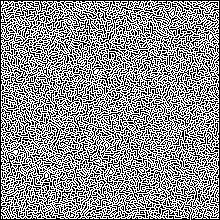
#> input picture Maze/Maze220x220.png, 220 x 220 px
$ python 'Test Navigator.py'
#> lines starting #> are read from the running program, lines starting #| are printed output that depends on the picture; after the words box and inside, x2 and y2 are one past the last pixel; in counts of white or black regions, pixels touching at a corner belong together
#Import all libraries we will use
import random
import numpy as np
import cv2
from time import process_time

png_input = "Maze220x220"
image = cv2.imread(png_input+".png")
#> image is the input picture: shape (220, 220, 3); 55.9% white; black in thin lines or dots
size = len(image)
#> size = 220
path = []

linked_dict={}

def pathfinder(location):
    while linked_dict[location]:
        image[linked_dict[location][0]][linked_dict[location][1]][1] = 0
        image[linked_dict[location][0]][linked_dict[location][1]][2] = 0
        location = linked_dict[location]
    return

def bfs(location, path):
    # generates a linked list using dictionaries of parents and ending once the exit is found
    # then back tracing from the exit to the start
    linked_dict[location] = []
    location = (location[0]+1, location[1])
    linked_dict[location] = (location[0]-1, location[1])
    queue = [location]
    while location[0] < size-1:
        adjacent = [(location[0], location[1] - 1),(location[0] + 1, location[1]),(location[0], location[1] + 1),(location[0] - 1, location[1])]
        for i in adjacent:
            if i[0] < size and i[1] < size:
                if i not in linked_dict and image[i[0]][i[1]][0] == 255 :
                    queue.append(i)
                    linked_dict[i] = location
        queue.pop(0)
        location = queue[0]

    pathfinder(location)

    return []

def draw(path):
    for i in path:
        image[i[0]][i[1]][1] = 0
        image[i[0]][i[1]][2] = 0
    return

def dfs(location, path):
    seen = {location: [(location[0]+1,location[1])]}
    path = [location]
    while location[0] < size-1:
        if location in seen:
            if len(seen[location]) > 0:
                if location != path[-1]:
                    path.append(location)
                location = seen[location].pop(0)
                path.append(location)
            else:
                location = path.pop()
        else:
            adjacent = [(location[0], location[1] - 1),(location[0] + 1, location[1]),(location[0], location[1] + 1),(location[0] - 1, location[1])]
            valid = []
            for i in adjacent:
                if i[0] < size and i[1] < size:
                    if i not in seen and image[i[0]][i[1]][0] == 255:
                        valid.append(i)
            seen[location] = valid.copy()

    return path

def start(image):
    for i in range(len(image[1])):
        if image[0][i][0] == 255:
            return i

def main():
    global path
    location = (0,start(image)) #y,x
    print(location)

    #path = dfs(location, path)
    #draw(path)

    bfs(location, path)

    cv2.imwrite(png_input+"Solve.png",image)
    print(process_time())

main()
#> in main, `location = (0,start(image))`: location = (0, 150)
#| (0, 150)
#> in bfs, `location = (location[0]+1, location[1])`: location = (1, 150)
#> in bfs, `queue = [location]`: queue = [(1, 150)]
#> the loop in bfs, `while location[0] < size-1:` made 24051 passes
#> (adjacent, location) on passes 2 to 4: ([(1, 148), (2, 149), (1, 150), (0, 149)], (1, 151)), ([(1, 150), (2, 151), (1, 152), (0, 151)], (1, 148)), ([(1, 147), (2, 148), (1, 149), (0, 148)], (2, 151))
#> after the loop in bfs, `while location[0] < size-1:`: linked_dict = 24119 items; queue = 67 pairs, first value 148 to 219, second value 2 to 215
#> the loop in pathfinder, `while linked_dict[location]:` made 357 passes
#> location on passes 1 to 3: (218, 190), (217, 190), (216, 190)
#> after the loop in pathfinder, `while linked_dict[location]:`:
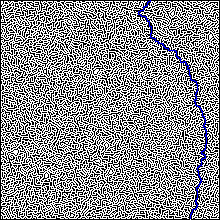
#> image: shape (220, 220, 3); 0.74% of pixels changed, all inside (x1, y1, x2, y2) = (138, 0, 207, 219)

$ run again, with Maze/Maze100x100.png copied over Maze/Maze220x220.png
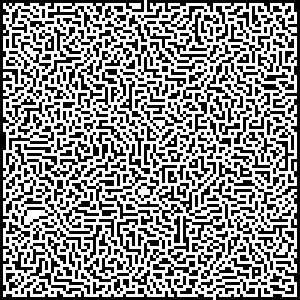
#> input picture Maze/Maze100x100.png, 100 x 100 px (shown 3 times larger)
#> image is the input picture: shape (100, 100, 3); 55% white; black in thin lines or dots
#> size = 100
#> the loop in start, `for i in range(len(image[1])):` made 49 passes
#> in main, `location = (0,start(image))`: location = (0, 48)
#| (0, 48)
#> in bfs, `location = (location[0]+1, location[1])`: location = (1, 48)
#> in bfs, `queue = [location]`: queue = [(1, 48)]
#> the loop in bfs, `while location[0] < size-1:` made 5130 passes
#> (adjacent, location) on passes 5 to 7: ([(4, 46), (5, 47), (4, 48), (3, 47)], (4, 49)), ([(4, 48), (5, 49), (4, 50), (3, 49)], (4, 46)), ([(4, 45), (5, 46), (4, 47), (3, 46)], (5, 47))
#> after the loop in bfs, `while location[0] < size-1:`: linked_dict = 5147 items; queue = [(99, 71), (97, 71), (93, 79), (95, 85), (95, 87), (96, 90), (94, 92), (92, 94), (90, 94), (90, 96), (88, 98), (98, 13), (97, 14), (98, 17), (97, 18), (96, 19)]
#> the loop in pathfinder, `while linked_dict[location]:` made 182 passes
#> location on passes 1 to 3: (98, 71), (98, 70), (98, 69)
#> after the loop in pathfinder, `while linked_dict[location]:`:
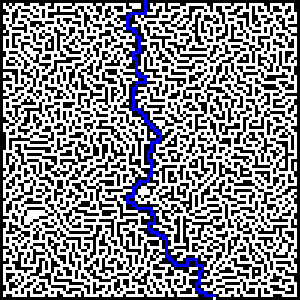
#> image: shape (100, 100, 3) (shown 3 times larger); 1.82% of pixels changed, all inside (x1, y1, x2, y2) = (42, 0, 72, 99)

$ run again, with Maze/Maze110x110.png copied over Maze/Maze220x220.png
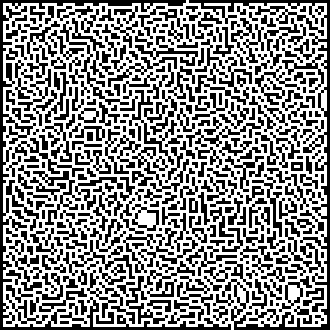
#> input picture Maze/Maze110x110.png, 110 x 110 px (shown 3 times larger)
#> image is the input picture: shape (110, 110, 3); 55.2% white; black in thin lines or dots
#> size = 110
#> the loop in start, `for i in range(len(image[1])):` made 63 passes
#> in main, `location = (0,start(image))`: location = (0, 62)
#| (0, 62)
#> in bfs, `location = (location[0]+1, location[1])`: location = (1, 62)
#> in bfs, `queue = [location]`: queue = [(1, 62)]
#> the loop in bfs, `while location[0] < size-1:` made 5845 passes
#> (adjacent, location) on passes 2 to 4: ([(1, 60), (2, 61), (1, 62), (0, 61)], (1, 63)), ([(1, 62), (2, 63), (1, 64), (0, 63)], (2, 61)), ([(2, 60), (3, 61), (2, 62), (1, 61)], (1, 64))
#> after the loop in bfs, `while location[0] < size-1:`: linked_dict = 5875 items; queue = 29 pairs, first value 76 to 109, second value 3 to 106
#> the loop in pathfinder, `while linked_dict[location]:` made 168 passes
#> location on passes 1 to 3: (108, 77), (107, 77), (107, 76)
#> after the loop in pathfinder, `while linked_dict[location]:`:
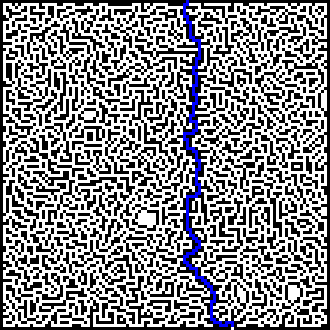
#> image: shape (110, 110, 3) (shown 3 times larger); 1.39% of pixels changed, all inside (x1, y1, x2, y2) = (61, 0, 78, 109)

$ run again, with Maze/Maze200x200.png copied over Maze/Maze220x220.png
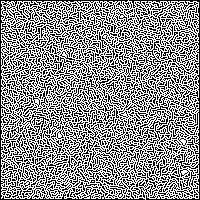
#> input picture Maze/Maze200x200.png, 200 x 200 px
#> image is the input picture: shape (200, 200, 3); 55.8% white; black in thin lines or dots
#> size = 200
#> the loop in start, `for i in range(len(image[1])):` made 129 passes
#> in main, `location = (0,start(image))`: location = (0, 128)
#| (0, 128)
#> in bfs, `location = (location[0]+1, location[1])`: location = (1, 128)
#> in bfs, `queue = [location]`: queue = [(1, 128)]
#> the loop in bfs, `while location[0] < size-1:` made 19251 passes
#> (adjacent, location) on passes 2 to 4: ([(1, 126), (2, 127), (1, 128), (0, 127)], (1, 129)), ([(1, 128), (2, 129), (1, 130), (0, 129)], (2, 127)), ([(2, 126), (3, 127), (2, 128), (1, 127)], (2, 129))
#> after the loop in bfs, `while location[0] < size-1:`: linked_dict = 19325 items; queue = 73 pairs, first value 119 to 199, second value 2 to 193
#> the loop in pathfinder, `while linked_dict[location]:` made 312 passes
#> location on passes 1 to 3: (198, 145), (198, 144), (198, 143)
#> after the loop in pathfinder, `while linked_dict[location]:`:
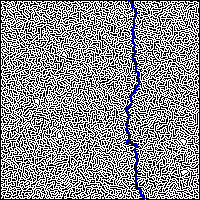
#> image: shape (200, 200, 3); 0.78% of pixels changed, all inside (x1, y1, x2, y2) = (125, 0, 146, 199)
